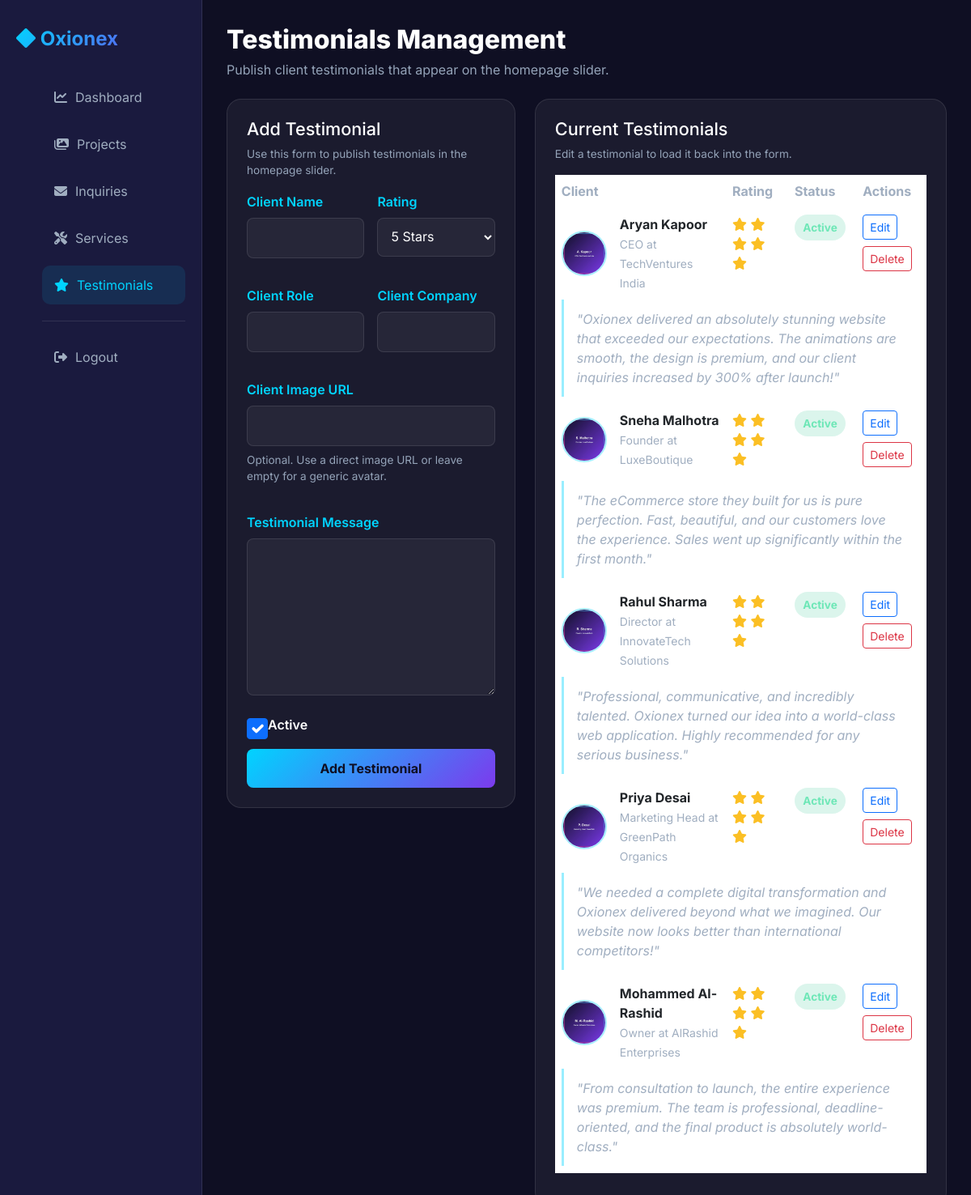
Page /admin/testimonials.php (signed in) on the committed database.
### tables this page shows
CREATE TABLE IF NOT EXISTS testimonials (
    id INT AUTO_INCREMENT PRIMARY KEY,
    client_name VARCHAR(255) NOT NULL,
    client_role VARCHAR(255),
    client_company VARCHAR(255),
    client_image VARCHAR(500),
    rating TINYINT DEFAULT 5,
    message TEXT NOT NULL,
    is_active TINYINT(1) DEFAULT 1,
    created_at TIMESTAMP DEFAULT CURRENT_TIMESTAMP
);

### admin/testimonials.php (the view, shortened to what this page needs)
<?php
require_once '../includes/db.php';
$editingTestimonial = null;
$testimonials = [];
if ($pdo) {
    try {
        $testimonials = $pdo->query('SELECT * FROM testimonials ORDER BY created_at DESC')->fetchAll(PDO::FETCH_ASSOC);
    } catch (PDOException $exception) {
        $tableWarning = 'The testimonials table is missing or not accessible yet. Import the updated database.sql file.';
        error_log('Load testimonials error: ' . $exception->getMessage());
    }
}
$formValues = [
    'id' => $editingTestimonial['id'] ?? 0,
    'client_name' => $editingTestimonial['client_name'] ?? ($_POST['client_name'] ?? ''),
    'client_role' => $editingTestimonial['client_role'] ?? ($_POST['client_role'] ?? ''),
    'client_company' => $editingTestimonial['client_company'] ?? ($_POST['client_company'] ?? ''),
    'client_image' => $editingTestimonial['client_image'] ?? ($_POST['client_image'] ?? ''),
    'rating' => $editingTestimonial['rating'] ?? ($_POST['rating'] ?? 5),
    'message' => $editingTestimonial['message'] ?? ($_POST['message'] ?? ''),
    'is_active' => isset($editingTestimonial['is_active']) ? (int) $editingTestimonial['is_active'] : (int) (($_POST['is_active'] ?? 1) ? 1 : 0),
];
?>
<!DOCTYPE html>
<html lang="en">
<head>
    <link href="https://cdn.jsdelivr.net/npm/bootstrap@5.3.0/dist/css/bootstrap.min.css" rel="stylesheet">
    <link rel="stylesheet" href="https://cdnjs.cloudflare.com/ajax/libs/font-awesome/6.4.0/css/all.min.css">
</head>
<body>
    <div class="dashboard-container">
        <div class="sidebar">
            <div class="sidebar-brand"><i class="fas fa-diamond"></i> Oxionex</div>
            <ul class="sidebar-menu">
                <li><a href="dashboard.php"><i class="fas fa-chart-line"></i> Dashboard</a></li>
                <li><a href="projects.php"><i class="fas fa-images"></i> Projects</a></li>
                <li><a href="inquiries.php"><i class="fas fa-envelope"></i> Inquiries</a></li>
                <li><a href="services.php"><i class="fas fa-tools"></i> Services</a></li>
                <li><a href="testimonials.php" class="active"><i class="fas fa-star"></i> Testimonials</a></li>
                <li style="margin-top: 20px; border-top: 1px solid rgba(255, 255, 255, 0.1); padding-top: 20px;"><a href="logout.php"><i class="fas fa-sign-out-alt"></i> Logout</a></li>
            </ul>
        </div>
        <div class="main-content">
            <div class="panel-header flex-wrap mb-4">
                <div>
                    <h1 style="font-size: 2rem; font-weight: 800;">Testimonials Management</h1>
                    <p class="page-note">Publish client testimonials that appear on the homepage slider.</p>
                </div>
            </div>
            <div class="row g-4">
                <div class="col-lg-5">
                    <div class="form-card">
                        <div class="panel-header" style="margin-bottom: 1rem;">
                            <div>
                                <h2 style="font-size: 1.35rem;"><?php echo $formValues['id'] ? 'Edit Testimonial' : 'Add Testimonial'; ?></h2>
                                <span class="helper-text">Use this form to publish testimonials in the homepage slider.</span>
                            </div>
                        </div>
                        <form method="post">
                            <div class="form-grid">
                                <div class="form-group">
                                    <label for="client_name">Client Name</label>
                                    <input type="text" id="client_name" name="client_name" required value="<?php echo htmlspecialchars($formValues['client_name']); ?>">
                                </div>
                                <div class="form-group">
                                    <label for="rating">Rating</label>
                                    <select id="rating" name="rating">
                                        <?php for ($rating = 5; $rating >= 1; $rating--): ?>
                                            <option value="<?php echo $rating; ?>" <?php echo ((int) $formValues['rating'] === $rating) ? 'selected' : ''; ?>><?php echo $rating; ?> Stars</option>
                                        <?php endfor; ?>
                                    </select>
                                </div>
                                <div class="form-group">
                                    <label for="client_role">Client Role</label>
                                    <input type="text" id="client_role" name="client_role" value="<?php echo htmlspecialchars($formValues['client_role']); ?>">
                                </div>
                                <div class="form-group">
                                    <label for="client_company">Client Company</label>
                                    <input type="text" id="client_company" name="client_company" value="<?php echo htmlspecialchars($formValues['client_company']); ?>">
                                </div>
                                <div class="form-group full-width">
                                    <label for="client_image">Client Image URL</label>
                                    <input type="url" id="client_image" name="client_image" value="<?php echo htmlspecialchars($formValues['client_image']); ?>">
                                    <span class="helper-text">Optional. Use a direct image URL or leave empty for a generic avatar.</span>
                                </div>
                                <div class="form-group full-width">
                                    <label for="message">Testimonial Message</label>
                                    <textarea id="message" name="message" rows="7" required><?php echo htmlspecialchars($formValues['message']); ?></textarea>
                                </div>
                            </div>
                            <div class="form-group">
                                <div class="form-check">
                                    <input type="checkbox" class="form-check-input" id="is_active" name="is_active" <?php echo $formValues['is_active'] ? 'checked' : ''; ?>>
                                    <label class="form-check-label" for="is_active" style="color: #fff;">Active</label>
                                </div>
                            </div>
                            <button type="submit" class="btn-submit w-100"><?php echo $formValues['id'] ? 'Update Testimonial' : 'Add Testimonial'; ?></button>
                        </form>
                    </div>
                </div>
                <div class="col-lg-7">
                    <div class="table-card">
                        <div class="panel-header" style="margin-bottom: 1rem;">
                            <div>
                                <h2 style="font-size: 1.35rem;">Current Testimonials</h2>
                                <span class="helper-text">Edit a testimonial to load it back into the form.</span>
                            </div>
                        </div>
                        <div class="table-responsive">
                            <table class="table align-middle">
                                <thead>
                                    <tr>
                                        <th>Client</th>
                                        <th>Rating</th>
                                        <th>Status</th>
                                        <th>Actions</th>
                                    </tr>
                                </thead>
                                <tbody>
                                    <?php if ($testimonials): ?>
                                        <?php foreach ($testimonials as $testimonial): ?>
                                            <tr>
                                                <td>
                                                    <div class="d-flex align-items-center gap-3">
                                                        <?php if (!empty($testimonial['client_image'])): ?>
                                                            <img src="<?php echo htmlspecialchars($testimonial['client_image']); ?>" alt="<?php echo htmlspecialchars($testimonial['client_name']); ?>" class="testimonial-image">
                                                        <?php else: ?>
                                                            <div class="testimonial-image d-flex align-items-center justify-content-center" style="background: rgba(255,255,255,0.08); color: #a0aec0;"><i class="fas fa-user"></i></div>
                                                        <?php endif; ?>
                                                        <div>
                                                            <strong><?php echo htmlspecialchars($testimonial['client_name']); ?></strong><br>
                                                            <small style="color: #a0aec0;"><?php echo htmlspecialchars(trim(($testimonial['client_role'] ?? '') . ($testimonial['client_company'] ? ' at ' . $testimonial['client_company'] : ''))); ?></small>
                                                        </div>
                                                    </div>
                                                </td>
                                                <td>
                                                    <span class="stars">
                                                        <?php for ($i = 0; $i < (int) $testimonial['rating']; $i++): ?>
                                                            <i class="fas fa-star"></i>
                                                        <?php endfor; ?>
                                                    </span>
                                                </td>
                                                <td>
                                                    <span class="badge-status <?php echo $testimonial['is_active'] ? 'badge-on' : 'badge-off'; ?>">
                                                        <?php echo $testimonial['is_active'] ? 'Active' : 'Hidden'; ?>
                                                    </span>
                                                </td>
                                                <td>
                                                    <a href="testimonials.php?edit_id=<?php echo (int) $testimonial['id']; ?>" class="btn btn-sm btn-outline-primary mb-2">Edit</a>
                                                    <form method="post" onsubmit="return confirm('Delete this testimonial?');" style="display:inline;">
                                                        <button type="submit" class="btn btn-sm btn-outline-danger mb-2">Delete</button>
                                                    </form>
                                                </td>
                                            </tr>
                                            <tr>
                                                <td colspan="4" style="border-top: none; padding-top: 0;">
                                                    <div class="testimonial-quote">"<?php echo htmlspecialchars($testimonial['message']); ?>"</div>
                                                </td>
                                            </tr>
                                        <?php endforeach; ?>
                                    <?php else: ?>
                                        <tr>
                                            <td colspan="4" class="text-center py-4" style="color: #a0aec0;">No testimonials found yet. Add the first one using the form.</td>
                                        </tr>
                                    <?php endif; ?>
                                </tbody>
                            </table>
                        </div>
                    </div>
                </div>
            </div>
        </div>
    </div>
</body>
</html>

### admin/testimonials.php (style rules this page uses)
body { font-family: 'Inter', sans-serif; background: #0f0f23; color: #fff; }
.dashboard-container { display: grid; grid-template-columns: 250px 1fr; min-height: 100vh; }
.sidebar { background: #1a1a3e; border-right: 1px solid rgba(255, 255, 255, 0.1); padding: 30px 20px; }
.sidebar-brand { font-size: 24px; font-weight: 700; background: linear-gradient(135deg, #00d4ff 0%, #7c3aed 100%); -webkit-background-clip: text; -webkit-text-fill-color: transparent; background-clip: text; margin-bottom: 30px; }
.sidebar-menu { list-style: none; }
.sidebar-menu li { margin-bottom: 10px; }
.sidebar-menu a { display: flex; align-items: center; gap: 10px; padding: 12px 15px; color: #a0aec0; text-decoration: none; border-radius: 10px; transition: all 0.3s ease; }
.sidebar-menu a:hover, .sidebar-menu a.active { background: rgba(0, 212, 255, 0.1); color: #00d4ff; }
.main-content { padding: 30px; overflow-y: auto; }
.panel-header { display: flex; align-items: flex-start; justify-content: space-between; gap: 1rem; margin-bottom: 1.25rem; }
.panel-header h1, .panel-header h2 { margin: 0; }
.page-note { color: #94a3b8; margin: 0.35rem 0 0; max-width: 60ch; }
.form-card, .table-card { background: rgba(255, 255, 255, 0.05); border: 1px solid rgba(255, 255, 255, 0.1); border-radius: 18px; padding: 24px; }
.form-grid { display: grid; grid-template-columns: 1fr 1fr; gap: 1rem; }
.form-grid .full-width { grid-column: 1 / -1; }
.form-group { margin-bottom: 18px; }
.helper-text { display: block; margin-top: 0.45rem; color: #94a3b8; font-size: 0.85rem; }
label { display: block; margin-bottom: 8px; color: #00d4ff; font-weight: 600; }
input, textarea, select { width: 100%; padding: 12px; background: rgba(255, 255, 255, 0.05); border: 1px solid rgba(255, 255, 255, 0.1); border-radius: 8px; color: #fff; font-family: 'Inter', sans-serif; }
.btn-submit { background: linear-gradient(135deg, #00d4ff 0%, #7c3aed 100%); border: none; color: #0f0f23; padding: 12px 22px; border-radius: 8px; cursor: pointer; font-weight: 700; }
.table { color: #fff; }
.table thead th { color: #a0aec0; border-color: rgba(255, 255, 255, 0.1); }
.table td { border-color: rgba(255, 255, 255, 0.08); vertical-align: top; }
.testimonial-image { width: 56px; height: 56px; border-radius: 50%; object-fit: cover; border: 2px solid rgba(0, 212, 255, 0.35); }
.badge-status { display: inline-flex; align-items: center; padding: 0.35rem 0.65rem; border-radius: 999px; font-size: 0.85rem; font-weight: 700; }
.badge-on { background: rgba(16, 185, 129, 0.15); color: #6ee7b7; }
.stars { color: #fbbf24; }
.testimonial-quote { color: #a0aec0; font-style: italic; background: rgba(255,255,255,0.03); border-left: 3px solid rgba(0, 212, 255, 0.4); padding: 0.75rem 1rem; border-radius: 0 12px 12px 0; }

### rows in the picture
testimonials: client_image (picture), client_name "Aryan Kapoor", client_role+client_company "CEO at TechVentures India", rating 5 (drawn), is_active "Active", message "Oxionex delivered an absolutely stunning website that exceeded our expectations. The animations are smooth, the design is premium, and our client inquiries increased by 300% after launch!"
testimonials: client_image (picture), client_name "Sneha Malhotra", client_role+client_company "Founder at LuxeBoutique", rating 5 (drawn), is_active "Active", message "The eCommerce store they built for us is pure perfection. Fast, beautiful, and our customers love the experience. Sales went up significantly within the first month."
testimonials: client_image (picture), client_name "Rahul Sharma", client_role+client_company "Director at InnovateTech Solutions", rating 5 (drawn), is_active "Active", message "Professional, communicative, and incredibly talented. Oxionex turned our idea into a world-class web application. Highly recommended for any serious business."
testimonials: client_image (picture), client_name "Priya Desai", client_role+client_company "Marketing Head at GreenPath Organics", rating 5 (drawn), is_active "Active", message "We needed a complete digital transformation and Oxionex delivered beyond what we imagined. Our website now looks better than international competitors!"
testimonials: client_image (picture), client_name "Mohammed Al-Rashid", client_role+client_company "Owner at AlRashid Enterprises", rating 5 (drawn), is_active "Active", message "From consultation to launch, the entire experience was premium. The team is professional, deadline-oriented, and the final product is absolutely world-class."

### other values in the picture
form field rating "5 Stars"
